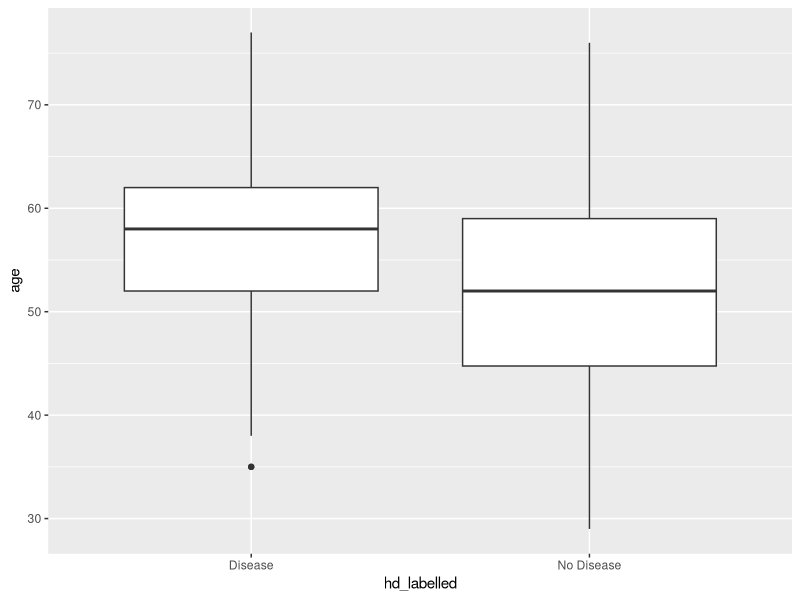
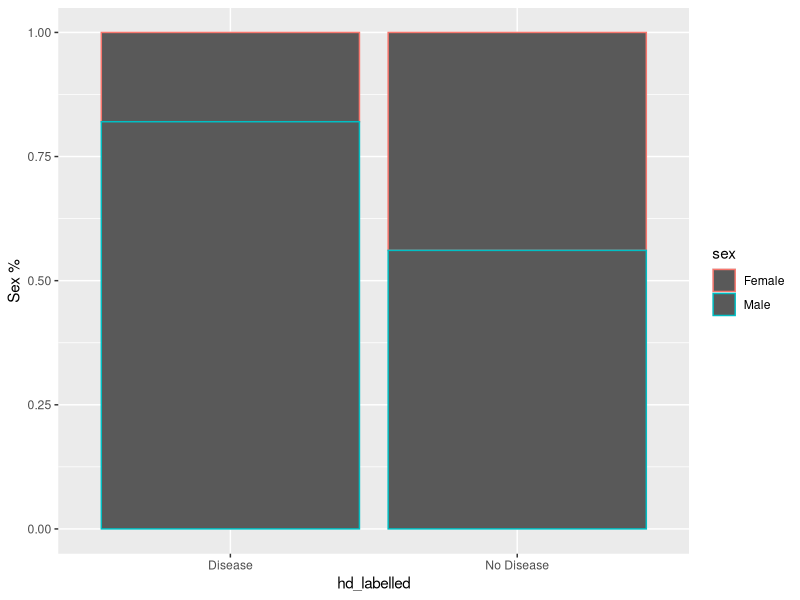
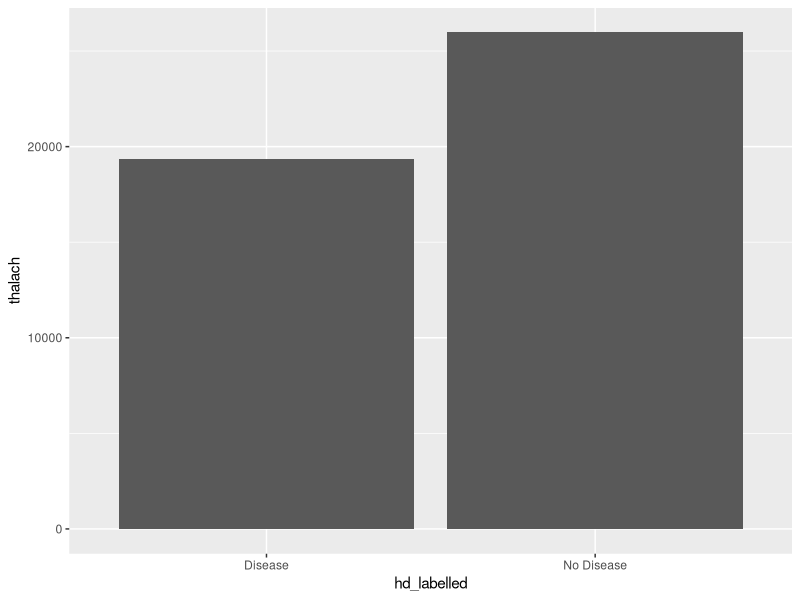

The R source for these figures, in order:
#libraries
library(tidyverse)
library(broom)
library(Metrics)

# Read datasets Cleveland_hd.csv into hd_data
hd_data <- read_csv('datasets/Cleveland_hd.csv')

# take a look at the first 5 rows of hd_data
head(hd_data,n=5)
     
# Use the 'mutate' function from dplyr to recode our data
hd_data %>% 
  mutate(hd= ifelse(class > 0, 1, 0))-> hd_data

# recode sex using mutate function and save as hd_data
hd_data %>% 
  mutate(sex= factor(sex, levels= 0:1,  labels= c('Female','Male')))-> hd_data

# Does sex have an effect? Sex is a binary variable in this dataset,
# so the appropriate test is chi-squared test
hd_sex <- chisq.test(hd_data$sex,hd_data$hd)

# Does age have an effect? Age is continuous, so we use a t-test
hd_age <- t.test(hd_data$age ~ hd_data$hd)

# What about thalach? Thalach is continuous, so we use a t-test
hd_heartrate <- t.test(hd_data$thalach ~ hd_data$hd)

# Print the results to see if p<0.05.
print(hd_sex)
print(hd_age)
print(hd_heartrate)

# Recode hd to be labelled
hd_data%>%
  mutate(hd_labelled= ifelse(hd== 0/1, 'No Disease', 'Disease')) -> hd_data

# age vs hd
ggplot(hd_data, 
       aes(x= hd_labelled, y= age)) + 
geom_boxplot()

# sex vs hd
ggplot(hd_data,
      aes(x=hd_labelled, color= sex)) + 
geom_bar(position="fill") + 
ylab("Sex %")

# max heart rate vs hd
ggplot(hd_data,
      aes(x= hd_labelled, y= thalach)) + 
geom_col()


# use glm function from base R and specify the family argument as binomial
model <- glm(data=hd_data, hd~ age + sex + thalach, family= "binomial")

# extract the model summary
summary(model)


# tidy up the coefficient table
tidy_m <- tidy(model)
tidy_m

# calculate OR
tidy_m$OR <- exp(tidy_m$estimate)

# calculate 95% CI and save as lower CI and upper CI
tidy_m$lower_CI <- exp(tidy_m$estimate - 1.96 * tidy_m$std.error)
tidy_m$upper_CI <- exp(tidy_m$estimate + 1.96 * tidy_m$std.error)

# display the updated coefficient table
tidy_m

# get the predicted probability in our dataset using the predict() function
pred_prob <- predict(model,hd_data, type = "response")

# create a decision rule using probability 0.5 as cutoff and save the predicted decision into the main data frame
hd_data$pred_hd <- ifelse(pred_prob >= 0.5,1,0)

# create a newdata data frame to save a new case information
newdata <- data.frame(age = 45, sex = "Female", thalach = 150)

# predict probability for this new case and print out the predicted value
p_new <- predict(model,newdata, type = "response")
p_new


# calculate auc, accuracy, clasification error
auc <- auc(hd_data$hd, hd_data$pred_hd)
accuracy <- accuracy(hd_data$hd, hd_data$pred_hd)
classification_error <- ce(hd_data$hd, hd_data$pred_hd)

# print out the metrics on to screen
print(paste("AUC=", auc))
print(paste("Accuracy=", accuracy))
print(paste("Classification Error=", classification_error))

# confusion matrix
table(hd_data$hd,hd_data$pred_hd, dnn=c("True Status","Predicted Status")) # confusion matrix
